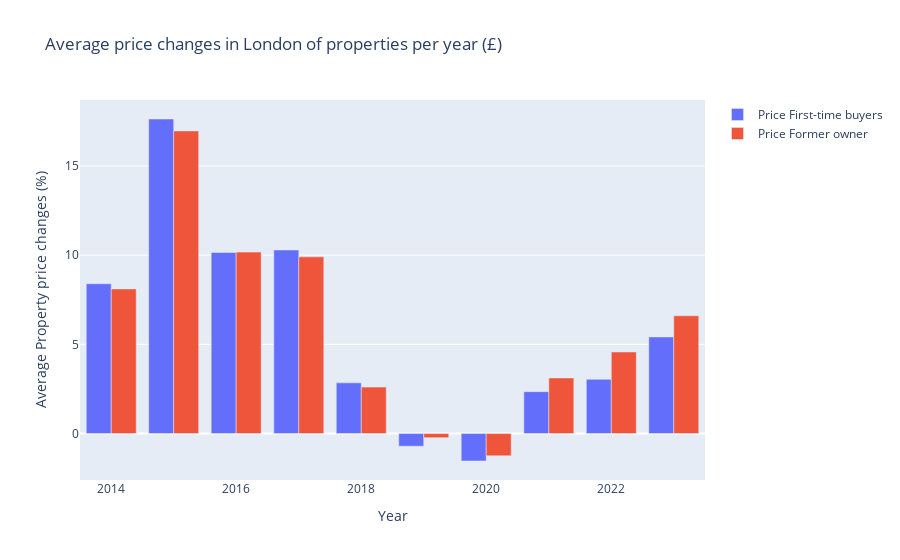

Here is the notebook cell this chart was saved with:
### Code cell
fig = go.Figure(data=[
    go.Bar(name='Price First-time buyers', x=data_buyer["Period"], y=data_buyer["Percentage change (yearly) First-time buyers"]),
    go.Bar(name='Price Former owner', x=data_buyer["Period"], y=data_buyer["Percentage change (yearly) Former owner-occupiers"])])

fig.update_layout(
    title='Average price changes in London of properties per year (£)',
    xaxis=dict(title='Year'),
    yaxis=dict(title='Average Property price changes (%)'),
    barmode='group')
fig.show()

### Figure 1 — Plotly figure (JSON) as saved in the notebook; plotly's stock layout.template omitted (floating-point values rounded to 4 significant figures)
{"data": [{"name": "Price First-time buyers", "type": "bar", "x": ["2013-12-31T00:00:00", "2014-12-31T00:00:00", "2015-12-31T00:00:00", "2016-12-31T00:00:00", "2017-12-31T00:00:00", "2018-12-31T00:00:00", "2019-12-31T00:00:00", "2020-12-31T00:00:00", "2021-12-31T00:00:00", "2022-12-31T00:00:00"], "y": [8.398, 17.63, 10.15, 10.29, 2.842, -0.7108, -1.539, 2.349, 3.039, 5.417]}, {"name": "Price Former owner", "type": "bar", "x": ["2013-12-31T00:00:00", "2014-12-31T00:00:00", "2015-12-31T00:00:00", "2016-12-31T00:00:00", "2017-12-31T00:00:00", "2018-12-31T00:00:00", "2019-12-31T00:00:00", "2020-12-31T00:00:00", "2021-12-31T00:00:00", "2022-12-31T00:00:00"], "y": [8.107, 16.96, 10.17, 9.905, 2.603, -0.2333, -1.246, 3.116, 4.573, 6.602]}], "layout": {"barmode": "group", "title": {"text": "Average price changes in London of properties per year (£)"}, "xaxis": {"title": {"text": "Year"}}, "yaxis": {"title": {"text": "Average Property price changes (%)"}}}}
